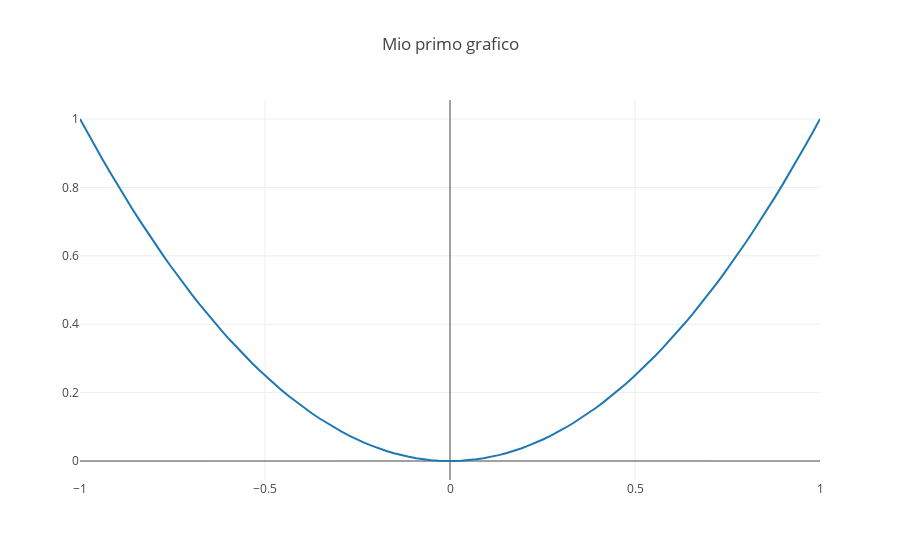

Notebook cell for this chart:
### Markdown cell above
Il seguente programma Python è un esempio sull'uso del pacchetto plotly e disegna una parabola.

### Code cell
# Esempio su come plottare una parabola con il pacchetto Python plotly

import plotly
import plotly.graph_objs as go # In questo modulo sono definite le classi che definiscono diversi tipi di grafici
plotly.offline.init_notebook_mode(connected=True) # All'inizio del vostro script scrivete questo comando per visualizzare i grafici sul notebook

# Proviamo a stampare una parambola y=x**2
xValue = np.linspace(-1,1,100) # Genero 100 valori di x nell'intervallo [-1, 1]
yValue = xValue**2

# Definisco una traccia creando un oggetto della classe Scatter (la traccia contiene dati e specifiche sui dati che vogliamo plottare: es. colore dei punti o delle linee, stile)
traceParabola = go.Scatter(x = xValue,
                    y = yValue)
                   

# con l'oggetto layout definisco lo stile del grafico e tutte le caretteristiche non legate ai dati che voglio plottare (es. titolo del grafico, nome degli assi)     
layout = go.Layout(title = 'Mio primo grafico')

# Genero un oggetto della classe Figure (che contiene tutti i parametri necessari per generare la figura: tracce e layout)
figure = go.Figure(data = [traceParabola], layout = layout)

# Plotto la figura (lavoro offline e visualizzo il grafico su notebook)
plotly.offline.iplot(figure)

### Figure 1 — Plotly figure (JSON) as saved in the notebook; plotly's stock layout.template omitted (floating-point values rounded to 4 significant figures)
{"data": [{"type": "scatter", "uid": "ba72da9a-c28d-11e8-9f39-3052cb2086f3", "x": [-1, -0.9798, -0.9596, -0.9394, -0.9192, -0.899, -0.8788, -0.8586, -0.8384, -0.8182, -0.798, -0.7778, -0.7576, -0.7374, -0.7172, -0.697, -0.6768, -0.6566, -0.6364, -0.6162, -0.596, -0.5758, -0.5556, -0.5354, -0.5152, -0.4949, -0.4747, -0.4545, -0.4343, -0.4141, -0.3939, -0.3737, -0.3535, -0.3333, -0.3131, -0.2929, -0.2727, -0.2525, -0.2323, -0.2121, -0.1919, -0.1717, -0.1515, -0.1313, -0.1111, -0.09091, -0.07071, -0.05051, -0.0303, -0.0101, 0.0101, 0.0303, 0.05051, 0.07071, 0.09091, 0.1111, 0.1313, 0.1515, 0.1717, 0.1919, 0.2121, 0.2323, 0.2525, 0.2727, 0.2929, 0.3131, 0.3333, 0.3535, 0.3737, 0.3939, 0.4141, 0.4343, 0.4545, 0.4747, 0.4949, 0.5152, 0.5354, 0.5556, 0.5758, 0.596, 0.6162, 0.6364, 0.6566, 0.6768, 0.697, 0.7172, 0.7374, 0.7576, 0.7778, 0.798, 0.8182, 0.8384, 0.8586, 0.8788, 0.899, 0.9192, 0.9394, 0.9596, 0.9798, 1], "y": [1, 0.96, 0.9208, 0.8825, 0.8449, 0.8082, 0.7723, 0.7372, 0.7029, 0.6694, 0.6368, 0.6049, 0.5739, 0.5437, 0.5143, 0.4858, 0.458, 0.4311, 0.405, 0.3797, 0.3552, 0.3315, 0.3086, 0.2866, 0.2654, 0.245, 0.2254, 0.2066, 0.1887, 0.1715, 0.1552, 0.1397, 0.125, 0.1111, 0.09805, 0.08581, 0.07438, 0.06377, 0.05397, 0.045, 0.03683, 0.02949, 0.02296, 0.01724, 0.01235, 0.008264, 0.004999, 0.002551, 0.0009183, 0.000102, 0.000102, 0.0009183, 0.002551, 0.004999, 0.008264, 0.01235, 0.01724, 0.02296, 0.02949, 0.03683, 0.045, 0.05397, 0.06377, 0.07438, 0.08581, 0.09805, 0.1111, 0.125, 0.1397, 0.1552, 0.1715, 0.1887, 0.2066, 0.2254, 0.245, 0.2654, 0.2866, 0.3086, 0.3315, 0.3552, 0.3797, 0.405, 0.4311, 0.458, 0.4858, 0.5143, 0.5437, 0.5739, 0.6049, 0.6368, 0.6694, 0.7029, 0.7372, 0.7723, 0.8082, 0.8449, 0.8825, 0.9208, 0.96, 1]}], "layout": {"title": "Mio primo grafico"}}
